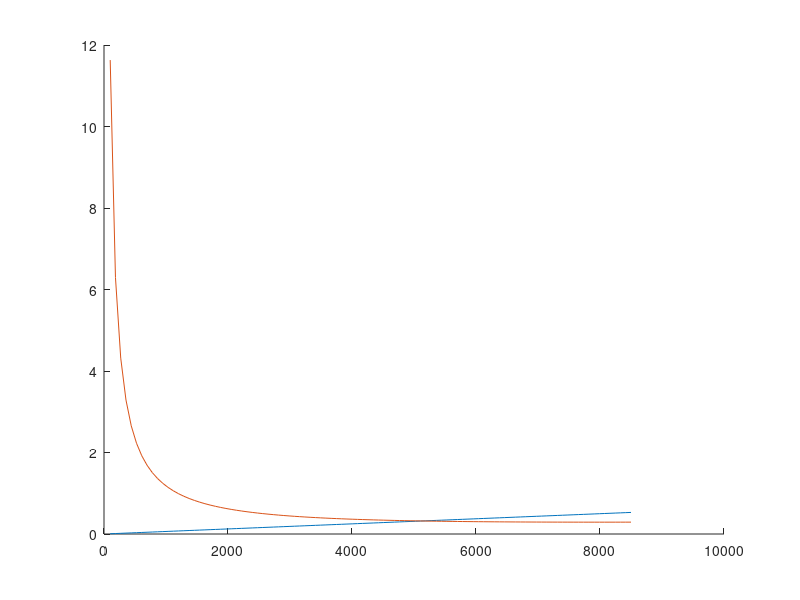

Write MATLAB code to recreate this figure. (Note: this script raises an error after producing the figure.)
clear;
clc;

%dades generals
S = 76.17 ; %superficie [m^2]
mtow = 39848.43 ; %kg
v_cruise = 842.0*1000/3600 ; %velocitat de creuer [m/s]
T_to = 125e3 ; % takeoff thrust [N]
AR = 8.94 ; %aspect ratio [-]
g = 9.81;


%% Similar aircrafts' point of design

a220H = 0.347498475;
a220V = 5309.542386;
crj900H = 0.337218527;
crj900V = 5325.269792;
crj700H = 0.367366812;
crj700V = 4864.816181;

 
%% Takeoff
% takeoff at??
sigma = 0.974/1.225 ;
cLmax = 1.8 ;
% Takeoff parameter
TOP = mtow*9.81/S * mtow*9.81/T_to * 1/cLmax * 1/sigma ; 

%% Cruise
rho = 0.363918 ; %kg/m^3; 11km
q = 0.5*rho*v_cruise^2 ; %dynamic pressure 
W_to = mtow*9.81 ;
W_cr = W_to * 0.85 ; %la relació ha de ser aprox. 0.85 segons els apunts que tenen a greva
e = 0.8 ; %oswald efficiency factor
T_cr = 22241.108 ; %N (T en creuer és molt diferent que en takeoff, dada trobada a internet -web guardada a l'excel-)

cD = T_cr / (q*S) ; %T = D
cL = W_cr / (q*S) ; %L = W
cD_0 = cD - cL^2 / (pi*e*AR) ;


%% Distància d'aterratge
Vstall = 76.56 ; %m/s (calculada a partir de les mitges de les Vstall calculades de cada aeornau semblant)
W_S_1 = 0.5*Vstall^2*0.974*2.5 ; %línia vertical del plot (hem agafat 126m/s com a referència perq per tema flaps, etc no serà 76.56)

%% 2n segment 
gamma = atan(1.2/100) ;
N_e = 2 ;
W_2 = W_to ;
T_2seg = T_to ; 
q_2 = 0.5*1.21*(1.2*Vstall)^2 ;
cD_2 = (T_2seg/2 + W_2*gamma) / (q_2*S) ; %El thrust aquí és la meitat ja que hi ha fallada crítica d'un dels motors
cL_2 = W_2 / (q_2*S) ;
%T_W_2seg = N_e/(N_e - 1) * T_to/2*1/(T_2seg/2) * W_2/W_to * (cD_2/cL_2 +
%gamma) --> utilitzem la fórmula d'abaix perq la relació de pesos i thrust
%és 1 (l'equació utilitzada està treta de: https://www.fzt.haw-hamburg.de/pers/Scholz/dimensionierung/2seg_nn.htm
T_W_2seg = N_e/(N_e - 1) * (cD_2/cL_2 + gamma) ;

%% càlculs dels vectors per plotejar
W_S = linspace(100,8500,100) ;
T_W_to = zeros(length(W_S),1) ;
T_W_cr = zeros(length(W_S),1) ;
for nElem = 1:length(W_S)
    T_W_to(nElem) = W_S(nElem) / TOP * 1/cLmax * 1/sigma ;
    T_W_cr(nElem) = T_to/T_cr * W_cr/W_to * q/(W_S(nElem)*W_cr/W_to) * ( cD_0 + (W_S(nElem)*W_cr/W_to)^2 * 1/(q^2*pi*AR*e)) ;
end

%% Point of Design
finalMTOW = 39850*g;
PointOfDesignVer = 0.5*Vstall^2*0.974*2.1;
PointOfDesignHor = 0.374;

finalT = finalMTOW*PointOfDesignHor;
finalS = finalMTOW/PointOfDesignVer;


%% Diagrama
figure
hold on
plot(W_S,T_W_to,W_S,T_W_cr)
xline(W_S_1, 'r');
yline(T_W_2seg)
% xline(PointOfDesignVer, 'b');
% yline(PointOfDesignHor, 'b');

scatter(PointOfDesignVer, PointOfDesignHor, 'r', 'filled');
scatter(a220V, a220H,   'filled');
scatter(crj700V, crj700H, 'filled');
scatter(crj900V, crj900H,'filled');
plot([0 PointOfDesignVer], [PointOfDesignHor PointOfDesignHor], '--', 'color', 'r' );
plot([PointOfDesignVer PointOfDesignVer], [0 PointOfDesignHor],  '--', 'color', 'r');
xlim([0 8500])
ylim([0 1])
legend('Takeoff', 'Cruise', 'Landing distance', '2nd segment climb', 'Design point', 'A220', 'CRJ700', 'CRJ900', 'location', 'north')
title('T/W - W/S')
xlabel('$\frac{W}{S} [N/m^2]$', 'interpreter','latex')
ylabel('$\frac{T}{W} [-]$','interpreter','latex')
grid on
hold off
